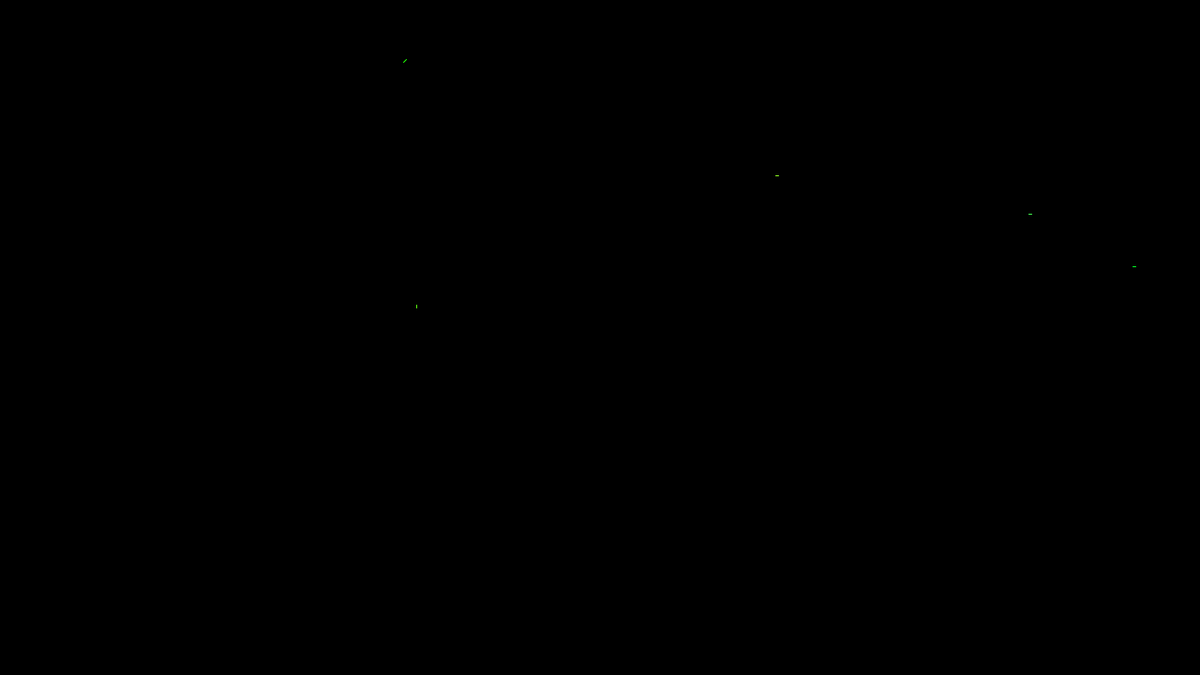
Frame 1 (no input)
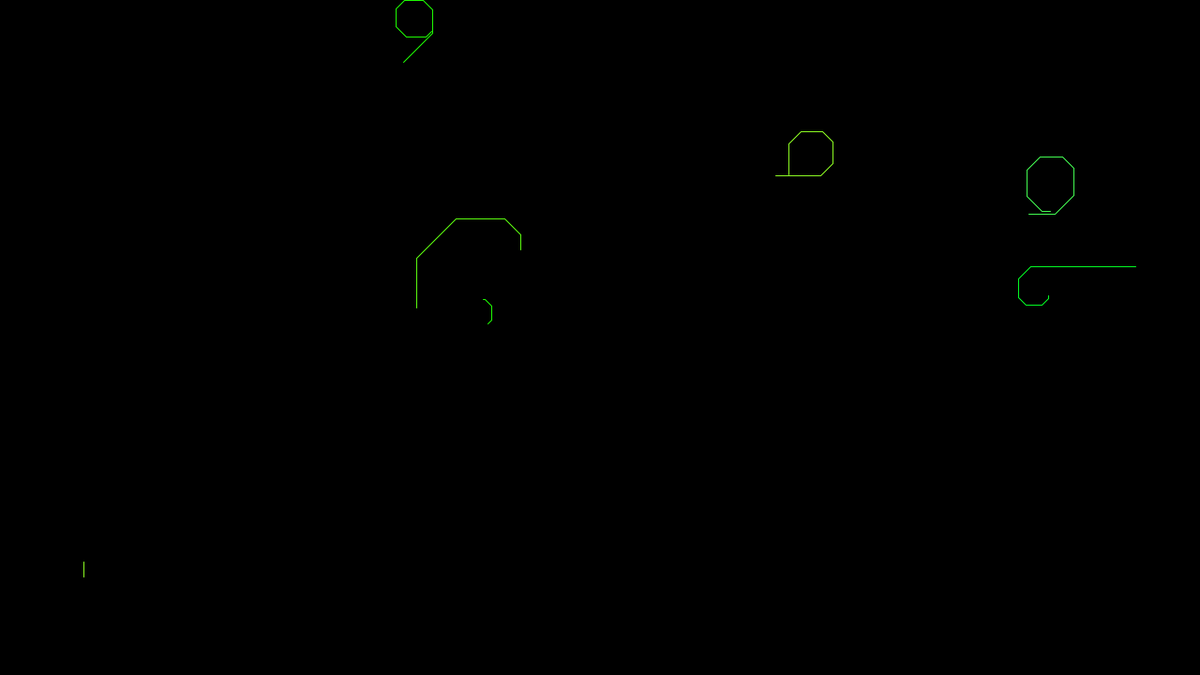
Frame 60 (the mouse pressed at the canvas centre just before this capture)
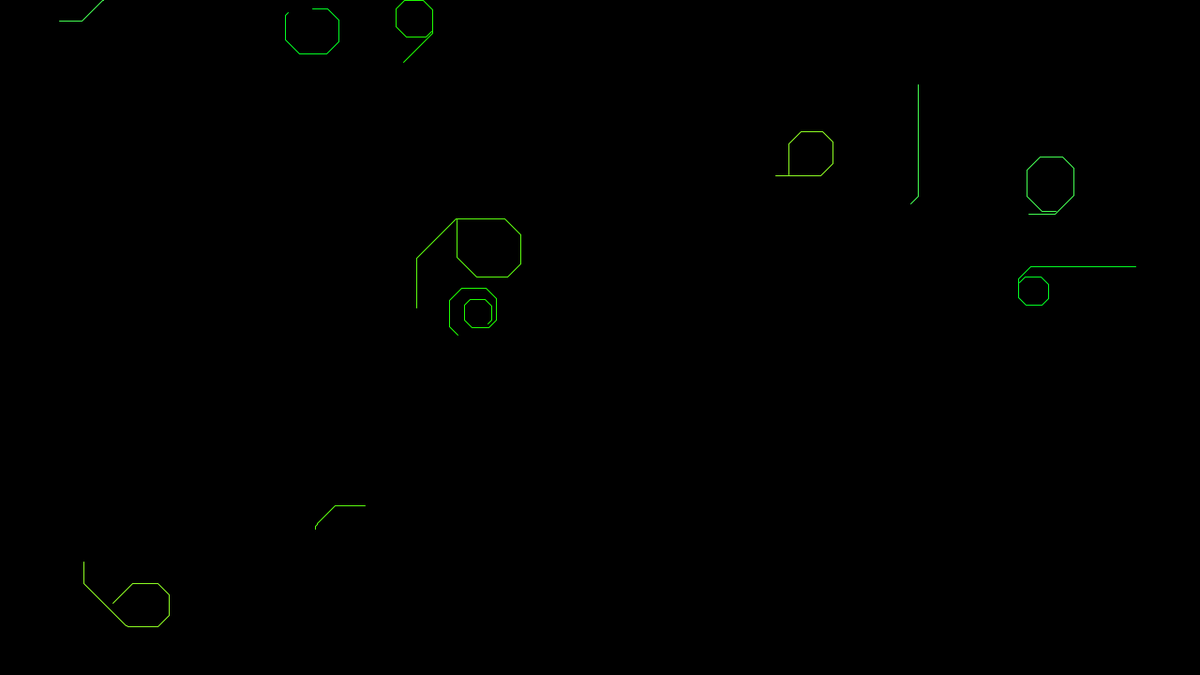
Frame 120 (the mouse held since frame 60 and released just before this capture)

The Processing sketch that drew these frames (run headless with seeded random() and noise(); from frame 60 on, the mouse is pressed at the canvas centre):

// Processing sketch: Circuits
// ── Circuits.pde
ArrayList<Walker> walkers = new ArrayList<Walker>();
int time=0;
float speed = 0.3; 
int amoutOfWalkers=5;

void setup(){
  size(1280, 720);
  background(0);
  for(int i=0;i<amoutOfWalkers;i++) walkers.add(new Walker(i));
  stroke(255);
}

void draw(){
  for(int i=0;i<10*speed;i++){
    for(Walker w:walkers) w.update(time);
    for(Walker w:walkers) w.render();
    time++;
  }
}

class Walker{
  PVector currentPos = new PVector(random(width), random(height));
  PVector lastPos;
  int initSeed;
  color myColor;
  
  Walker(int initSeed){
    this.initSeed = initSeed;
    myColor = color((int)random(0,150), 255, (int)random(0,150)); //<>//
  }
  
  void update(int time){
    PVector dir = PVector.fromAngle(noise(time*0.001+initSeed)*TWO_PI*10);
    lastPos = currentPos.get();
   dir.x = round(dir.x );
    dir.y = round(dir.y );
    currentPos.add(dir);
    
    int x = (int)currentPos.x;
    int y = (int)currentPos.y;
    if(get(x, y)!=color(0)|| x<0 || y <0 || x>width || y> height) {
      currentPos = new PVector(random(width), random(height));
      update(time);
    }
  }
  
  void render(){
    stroke(myColor);
    line((int)currentPos.x,(int)currentPos.y,(int)lastPos.x,(int)lastPos.y);
  }
}
